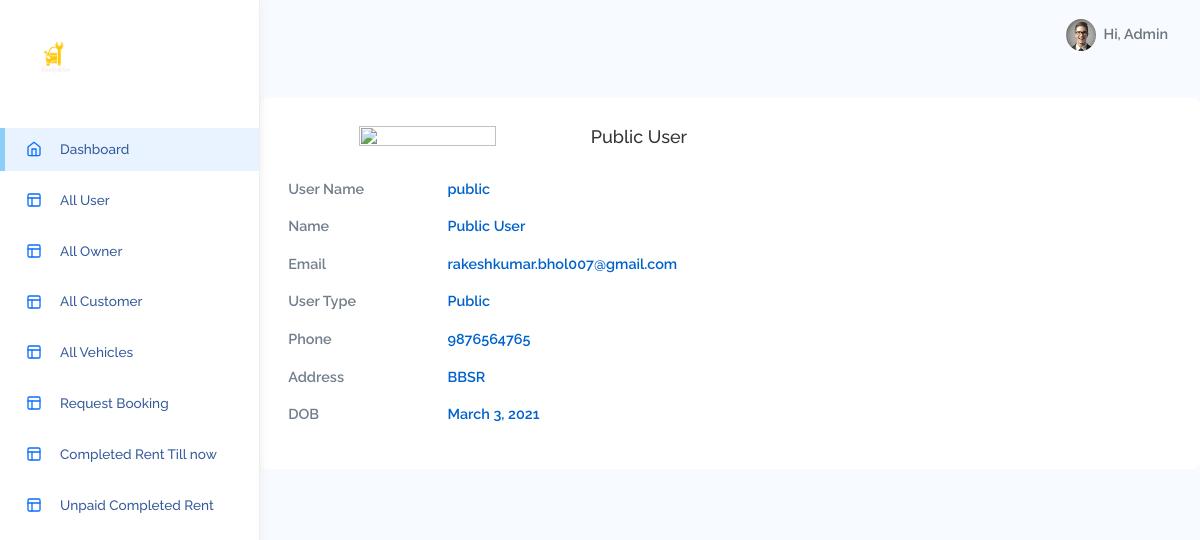
The page /user-details/2/ (signed in) on the database its author committed.
### Admin/models.py (models this page shows, shortened)
class UserProfile(models.Model):
    USER_TYPES = [
        ('Owner', 'Owner'),
        ('Admin', 'Admin'),
        ('Public', 'Public'),
    ]
    user=models.ForeignKey(User,on_delete=models.CASCADE)
    profilePicture = models.ImageField(blank=True, null=True)
    contact_No = models.IntegerField()
    dob = models.DateField(null=True, blank=True)
    address = models.TextField(null=True, blank=True)
    userType = models.CharField(max_length=15, choices=USER_TYPES, default='Public')
    created_at = models.DateTimeField(auto_now_add=True)
    updated_at = models.DateTimeField(auto_now=True)

### Admin/views.py (the view)
# urls.py: path('user-details/<int:id>/', UserDetails, name='user-details'),
def UserDetails(request, id):
    if not request.user.is_authenticated:
        return redirect('login')
    u = UserProfile.objects.get(id=id)
    return render(request,"userprofile.html", {'details':u})

### Admin/templates/userprofile.html
{% extends 'adminbase.html' %}
{% block content %}
{% load static %}
<div class="container emp-profile">
    <div class="row">
        <div class="col-md-4">
            <div class="profile-img">
                {% if details.profilePicture %}
                <img src="{{details.profilePicture.url}}" height="50" width="50"/>
                {% else %}
                <img src="https://encrypted-tbn0.gstatic.com/images?q=tbn:ANd9GcS52y5aInsxSm31CvHOFHWujqUx_wWTS9iM6s7BAm21oEN_RiGoog"
                    alt="" />
                {% endif %}
            </div>
        </div>
        <div class="col-md-6">
            <div class="profile-head">
                <h5>
                    {{details.user.first_name}} {{details.user.last_name}}
                </h5>
            </div>
        </div>
    </div>
    <br>
    <div class="col-md-4">
        <div class="tab-content profile-tab" id="myTabContent">
            <div class="tab-pane fade show active" id="home" role="tabpanel" aria-labelledby="home-tab">
                <div class="row">
                    <div class="col-md-6">
                        <label>User Name</label>
                    </div>
                    <div class="col-md-6">
                        <p>{{details.user.username}}</p>
                    </div>
                </div>
                <div class="row">
                    <div class="col-md-6">
                        <label>Name</label>
                    </div>
                    <div class="col-md-6">
                        <p>{{details.user.first_name}} {{details.user.last_name}}</p>
                    </div>
                </div>
                <div class="row">
                    <div class="col-md-6">
                        <label>Email</label>
                    </div>
                    <div class="col-md-6">
                        <p>{{details.user.email}}</p>
                    </div>
                </div>
                <div class="row">
                    <div class="col-md-6">
                        <label>User Type</label>
                    </div>
                    <div class="col-md-6">
                        <p>{{details.userType}}</p>
                    </div>
                </div>
                <div class="row">
                    <div class="col-md-6">
                        <label>Phone</label>
                    </div>
                    <div class="col-md-6">
                        <p>{{details.contact_No}}</p>
                    </div>
                </div>
                <div class="row">
                    <div class="col-md-6">
                        <label>Address</label>
                    </div>
                    <div class="col-md-6">
                        <p>{{details.address}}</p>
                    </div>
                </div>
                <div class="row">
                    <div class="col-md-6">
                        <label>DOB</label>
                    </div>
                    <div class="col-md-6">
                        <p>{{details.dob}}</p>
                    </div>
                </div>
            </div>
        </div>
    </div>
    {% endblock %}

### Admin/templates/adminbase.html (shortened to what this page needs)
<!DOCTYPE html>
<html lang="en">
{% load static %}
<head>
    <link rel="stylesheet" href="{% static 'AdminStatic/assets/css/bootstrap.css' %}">
    <link rel="stylesheet" href="{% static 'AdminStatic/assets/css/font-awesome.min.css' %}">
    <link rel="stylesheet" href="{% static 'AdminStatic/assets/vendors/chartjs/Chart.min.css' %}">
    <link rel="stylesheet" href="{% static 'AdminStatic/assets/vendors/perfect-scrollbar/perfect-scrollbar.css' %}">
    <link rel="stylesheet" href="{% static 'AdminStatic/assets/css/app.css' %}">
<body>
    <div id="app">
        <div id="sidebar" class='active'>
            <div class="sidebar-wrapper active">
                <div class="sidebar-header">
                    <img src="{% static 'AdminStatic/assets/images/logo2.png' %}" alt="" srcset="">
                </div>
                <div class="sidebar-menu">
                    <ul class="menu">
                        <li class="sidebar-item active ">
                            <a href="/dashboard/" class='sidebar-link'>
                                <i data-feather="home" width="20"></i>
                                <span>Dashboard</span>
                            </a>
                        </li>
                        {% if request.user.userprofile_set.first.userType == "Admin" %}
                        <li class="sidebar-item  ">
                            <a href="/users/" class='sidebar-link'>
                                <i data-feather="layout" width="20"></i>
                                <span>All User</span>
                            </a>
                        </li>
                        <li class="sidebar-item  ">
                            <a href="/all-owner/" class='sidebar-link'>
                                <i data-feather="layout" width="20"></i>
                                <span>All Owner</span>
                            </a>
                        </li>
                        <li class="sidebar-item  ">
                            <a href="/all-public/" class='sidebar-link'>
                                <i data-feather="layout" width="20"></i>
                                <span>All Customer</span>
                            </a>
                        </li>
                        <li class="sidebar-item  ">
                            <a href="/total-vehicle/" class='sidebar-link'>
                                <i data-feather="layout" width="20"></i>
                                <span>All Vehicles</span>
                            </a>
                        </li>
                        <li class="sidebar-item  ">
                            <a href="/track-vehicle/" class='sidebar-link'>
                                <i data-feather="layout" width="20"></i>
                                <span>Request Booking</span>
                            </a>
                        </li>
                        <li class="sidebar-item  ">
                            <a href="/completed-rent/" class='sidebar-link'>
                                <i data-feather="layout" width="20"></i>
                                <span>Completed Rent Till now</span>
                            </a>
                        </li>
                        <li class="sidebar-item  ">
                            <a href="/unpaid-completed-rent/" class='sidebar-link'>
                                <i data-feather="layout" width="20"></i>
                                <span>Unpaid Completed Rent</span>
                            </a>
                        </li>
                        {% endif %}
                    </ul>
                </div>
            </div>
        </div>
        </div>
    <div id="main">
        <nav class="navbar navbar-header navbar-expand navbar-light">
            <div class="collapse navbar-collapse" id="navbarSupportedContent">
                <ul class="navbar-nav d-flex align-items-center navbar-light ml-auto">
                    <li class="dropdown">
                        <a href="#" data-toggle="dropdown" class="nav-link dropdown-toggle nav-link-lg nav-link-user">
                            <div class="avatar mr-1">
                                {% if request.user.userprofile_set.first.profilePicture %}
                                <img src="{{request.user.userprofile_set.first.profilePicture.url}}" alt="" srcset="">
                                {% else %}
                                <img src="{% static 'AdminStatic/assets/images/avatar/avatar-s-1.png' %}" alt=""
                                    srcset="">
                                {% endif %}
                            </div>
                            <div class="d-none d-md-block d-lg-inline-block">Hi, {{request.user.first_name}}</div>
                        </a>
                    </li>
                </ul>
            </div>
        </nav>
        {% block content %}{% endblock %}
</body>
</html>

### Admin/static/AdminStatic/assets/css/app.css (style rules this page uses)
* { font-family: "Raleway"; }
#app { position: relative; }
#main { margin-left: 260px; background-color: #F7FAFF; min-height: 100vh; transition: margin-left 0.6s ease-out; }
a { text-decoration: none; outline: 0; }
svg.feather, i { font-size: 14px; height: 1rem; }
.avatar { display: inline-flex; border-radius: 50%; text-align: center; vertical-align: middle; position: relative; }
.avatar img { width: 32px; height: 32px; border-radius: 50%; }
.dropdown-toggle:after { color: #fff; }
#sidebar.active .sidebar-wrapper { left: 0; }
.sidebar-wrapper { width: 260px; height: 100vh; position: fixed; top: 0; z-index: 10; background-color: #fff; bottom: 0; border-right: 1px solid #eee; box-shadow: 0 0 10px #ececec; left: -260px; transition: left 0.6s ease-out; }
.sidebar-wrapper .sidebar-header { padding: 2rem 2rem 1rem; font-size: 2rem; font-weight: bold; }
.sidebar-wrapper .sidebar-header img { height: 2.5rem; }
.sidebar-wrapper .menu { padding-left: 0; margin-top: 2rem; }
.sidebar-wrapper .menu .sidebar-link { display: block; padding: 0.7rem 1.5rem; font-size: 0.85rem; display: flex; align-items: center; transition: all 0.5s; }
.sidebar-wrapper .menu .sidebar-link > span { color: #053382; font-weight: 500; margin-left: 1rem; opacity: 0.8; }
.sidebar-wrapper .menu .sidebar-item { list-style: none; margin-top: 0.5rem; position: relative; }
.sidebar-wrapper .menu .sidebar-item.active .sidebar-link { background-color: #e8f3ff; }
.sidebar-wrapper .menu .sidebar-item.active .sidebar-link:before { content: ""; position: absolute; left: 0; height: 100%; top: 0; bottom: 0; background-color: rgba(46, 170, 244, 0.5); width: 5px; }
.navbar { height: 70px; padding: 1.5rem; }
.navbar .nav-link-user img { width: 30px; }
.navbar.navbar-header li { display: flex; align-items: center; }
.navbar.navbar-header .dropdown > a { color: #6c757d; font-weight: 600; }
.navbar.navbar-header .dropdown > a:after { display: none; }

### Admin/templates/adminbase.html (style rules this page uses)
.emp-profile { padding: 3%; margin-top: 3%; margin-bottom: 3%; border-radius: 0.5rem; background: #fff; }
.profile-img { text-align: center; }
.profile-img img { width: 70%; height: 100%; }
.profile-head h5 { color: #333; }
.profile-tab label { font-weight: 600; }
.profile-tab p { font-weight: 600; color: #0062cc; }

### rows shown on the page
UserProfile: user.first_name "Public", user.last_name "User", user.username "public", user.email "rakeshkumar.bhol007@gmail.com", userType "Public", contact_No "9876564765", address "BBSR", dob "March 3, 2021"

### other values the page prints
{{ request.user.first_name }} "Admin"
